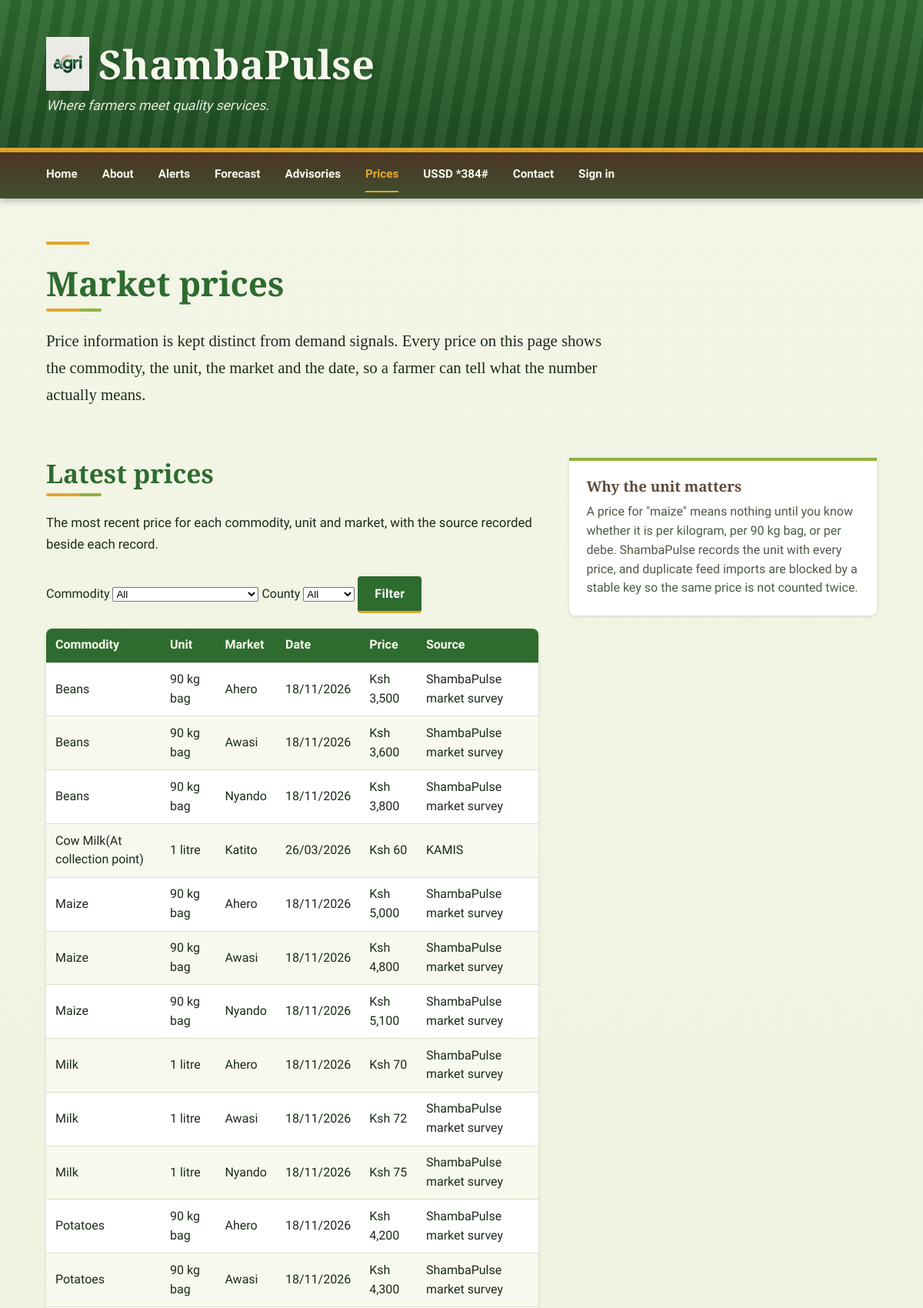
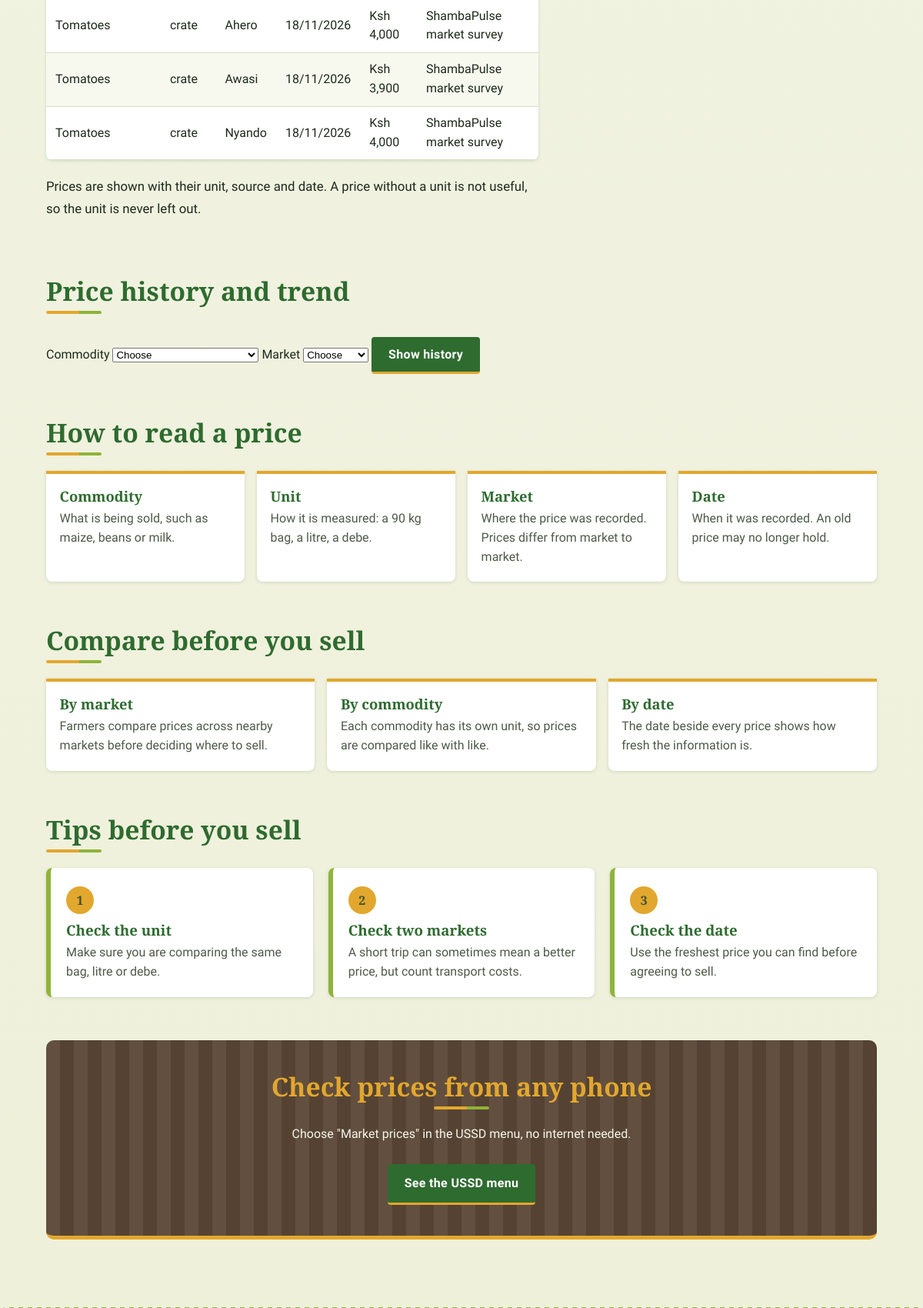
The app's page /prices.php (upper part) with its own data (2 pictures, top to bottom).
### tables this page shows
CREATE TABLE price (
  price_id INT AUTO_INCREMENT PRIMARY KEY,
  commodity VARCHAR(50) NOT NULL,
  unit VARCHAR(30) NOT NULL,
  market VARCHAR(50) NOT NULL,
  county VARCHAR(50) NOT NULL,
  price_date DATE NOT NULL,
  price DECIMAL(10,2) NOT NULL,
  source VARCHAR(80) NOT NULL DEFAULT 'ShambaPulse market survey',
  recorded_by INT NULL,
  UNIQUE KEY uk_price (commodity, unit, market, price_date)
);

### prices.php (the view, shortened to what this page needs)
<?php
require_once __DIR__ . '/includes/bootstrap.php';
$fc = trim($_GET['commodity'] ?? ''); $fk = trim($_GET['county'] ?? '');
$rows = q('SELECT p.* FROM price p JOIN (SELECT commodity, unit, market, MAX(price_date) d FROM price GROUP BY commodity, unit, market) x
           ON x.commodity=p.commodity AND x.unit=p.unit AND x.market=p.market AND x.d=p.price_date
           WHERE (LENGTH(?) = 0 OR p.commodity = ?) AND (LENGTH(?) = 0 OR p.county = ?) ORDER BY p.commodity, p.market', [$fc, $fc, $fk, $fk]);
?>
    <section class="page-intro">
        <h2>Market prices</h2>
        <p>
            Price information is kept distinct from demand signals.
            Every price on this page shows the commodity, the unit, the
            market and the date, so a farmer can tell what the number
            actually means.
        </p>
    </section>
    <section class="split">
        <div class="content">
            <h2>Latest prices</h2>
            <p>
                The most recent price for each commodity, unit and market,
                with the source recorded beside each record.
            </p>
            <form method="get" class="filters">
                <label>Commodity
                    <select name="commodity">
                        <option value="">All</option>
                    </select>
                </label>
                <label>County
                    <select name="county">
                        <option value="">All</option>
                    </select>
                </label>
                <button type="submit" class="hero-button">Filter</button>
            </form>
<?php if ($rows): ?>
            <table>
                <thead>
                    <tr>
                        <th>Commodity</th>
                        <th>Unit</th>
                        <th>Market</th>
                        <th>Date</th>
                        <th>Price</th>
                        <th>Source</th>
                    </tr>
                </thead>
                <tbody>
<?php foreach ($rows as $r): ?>
                    <tr><td><?= e($r['commodity']) ?></td><td><?= e($r['unit']) ?></td><td><?= e($r['market']) ?></td><td><?= e(date('d/m/Y', strtotime($r['price_date']))) ?></td><td>Ksh <?= number_format($r['price']) ?></td><td><?= e($r['source']) ?><?= $r['source'] === 'feed' ? ' (SIMULATED)' : '' ?></td></tr>
<?php endforeach; ?>
                </tbody>
            </table>
<?php else: ?>
            <p class="empty">No prices match that search.</p>
<?php endif; ?>
            <p>
                Prices are shown with their unit, source and date. A price without a unit is not useful, so the
                unit is never left out.
            </p>
        </div>
        <aside class="side">
            <h3>Why the unit matters</h3>
            <p>
                A price for "maize" means nothing until you know whether
                it is per kilogram, per 90 kg bag, or per debe.
                ShambaPulse records the unit with every price, and
                duplicate feed imports are blocked by a stable key so the
                same price is not counted twice.
            </p>
        </aside>
    </section>
    <section class="reading">
        <h2>Price history and trend</h2>
        <form method="get" class="filters">
            <label>Commodity
                <select name="history_commodity">
                    <option value="">Choose</option>
                </select>
            </label>
            <label>Market
                <select name="history_market">
                    <option value="">Choose</option>
                </select>
            </label>
            <button type="submit" class="hero-button">Show history</button>
        </form>
    </section>
    <section class="reading">
        <h2>How to read a price</h2>
        <ul class="card-row">
            <li>
                <h3>Commodity</h3>
                <p>What is being sold, such as maize, beans or milk.</p>
            </li>
            <li>
                <h3>Unit</h3>
                <p>How it is measured: a 90 kg bag, a litre, a debe.</p>
            </li>
            <li>
                <h3>Market</h3>
                <p>Where the price was recorded. Prices differ from market to market.</p>
            </li>
            <li>
                <h3>Date</h3>
                <p>When it was recorded. An old price may no longer hold.</p>
            </li>
        </ul>
    </section>
    <section class="compare">
        <h2>Compare before you sell</h2>
        <ul class="card-row">
            <li>
                <h3>By market</h3>
                <p>Farmers compare prices across nearby markets before deciding where to sell.</p>
            </li>
            <li>
                <h3>By commodity</h3>
                <p>Each commodity has its own unit, so prices are compared like with like.</p>
            </li>
            <li>
                <h3>By date</h3>
                <p>The date beside every price shows how fresh the information is.</p>
            </li>
        </ul>
    </section>
    <section class="steps">
        <h2>Tips before you sell</h2>
        <ol>
            <li>
                <h3>Check the unit</h3>
                <p>Make sure you are comparing the same bag, litre or debe.</p>
            </li>
            <li>
                <h3>Check two markets</h3>
                <p>A short trip can sometimes mean a better price, but count transport costs.</p>
            </li>
            <li>
                <h3>Check the date</h3>
                <p>Use the freshest price you can find before agreeing to sell.</p>
            </li>
        </ol>
    </section>
    <section class="cta">
        <h2>Check prices from any phone</h2>
        <p>Choose "Market prices" in the USSD menu, no internet needed.</p>
        <a href="ussd.php" class="hero-button">See the USSD menu</a>
    </section>

### records on screen
price: commodity "Beans", unit "90 kg bag", market "Ahero", price_date "18/11/2026", price "3,500", source "ShambaPulse market survey"
price: commodity "Beans", unit "90 kg bag", market "Awasi", price_date "18/11/2026", price "3,600", source "ShambaPulse market survey"
price: commodity "Beans", unit "90 kg bag", market "Nyando", price_date "18/11/2026", price "3,800", source "ShambaPulse market survey"
price: commodity "Cow Milk(At collection point)", unit "1 litre", market "Katito", price_date "26/03/2026", price "60", source "KAMIS"
price: commodity "Maize", unit "90 kg bag", market "Ahero", price_date "18/11/2026", price "5,000", source "ShambaPulse market survey"
price: commodity "Maize", unit "90 kg bag", market "Awasi", price_date "18/11/2026", price "4,800", source "ShambaPulse market survey"
price: commodity "Maize", unit "90 kg bag", market "Nyando", price_date "18/11/2026", price "5,100", source "ShambaPulse market survey"
price: commodity "Milk", unit "1 litre", market "Ahero", price_date "18/11/2026", price "70", source "ShambaPulse market survey"
price: commodity "Milk", unit "1 litre", market "Awasi", price_date "18/11/2026", price "72", source "ShambaPulse market survey"
price: commodity "Milk", unit "1 litre", market "Nyando", price_date "18/11/2026", price "75", source "ShambaPulse market survey"
price: commodity "Potatoes", unit "90 kg bag", market "Ahero", price_date "18/11/2026", price "4,200", source "ShambaPulse market survey"
price: commodity "Potatoes", unit "90 kg bag", market "Awasi", price_date "18/11/2026", price "4,300", source "ShambaPulse market survey"
price: commodity "Tomatoes", unit "crate", market "Ahero", price_date "18/11/2026", price "4,000", source "ShambaPulse market survey"
price: commodity "Tomatoes", unit "crate", market "Awasi", price_date "18/11/2026", price "3,900", source "ShambaPulse market survey"
price: commodity "Tomatoes", unit "crate", market "Nyando", price_date "18/11/2026", price "4,000", source "ShambaPulse market survey"

### other values on screen
$label "Home"
$label "About"
$label "Alerts"
$label "Forecast"
$label "Advisories"
$label "Prices"
$label "USSD *384#"
$label "Contact"
